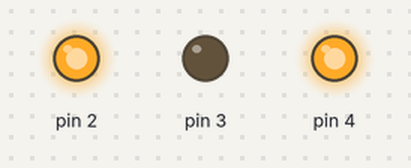
A sketch run on a simulated Arduino Uno, built with avr-gcc and run on an emulated ATmega328P. On the bench: output pins drawn as LEDs (lit = HIGH).

Above: at 0.1 s.
At 0.9 s:
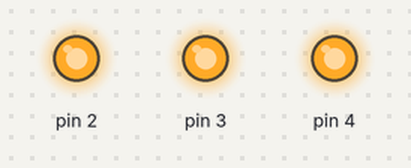
At 1.3 s:
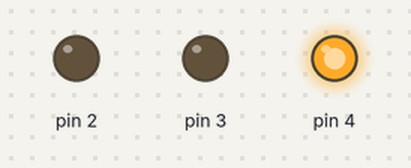
At 1.9 s:
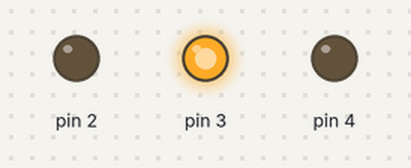
At 3.1 s:
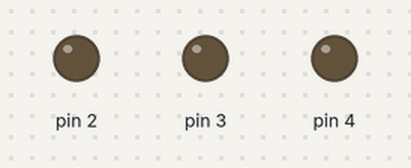
At 4.3 s:
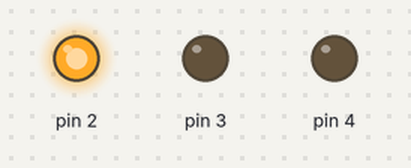
Timing chart, 0 to 4.6 s (numbered marks = the images above):
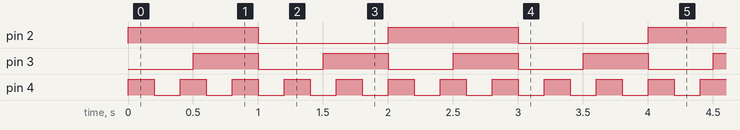

The sketch:

3BlinkLightStateMachine_Arduino.ino
```cpp
int LED_States[3][20] = {
  {1,1,1,1,1,1,1,1,1,1,0,0,0,0,0,0,0,0,0,0},
  {0,0,0,0,0,1,1,1,1,1,0,0,0,0,0,1,1,1,1,1},
  {1,1,0,0,1,1,0,0,1,1,0,0,1,1,0,0,1,1,0,0}
};

byte counter = 0;

void setup() {
  pinMode(2, OUTPUT);
  pinMode(3, OUTPUT);
  pinMode(4, OUTPUT);
}


void loop() {
  for (byte LED = 0; LED <= 2; LED++){
    if (LED_States[LED][counter] == 1){
      digitalWrite(LED +2, HIGH);
    } else {
      digitalWrite(LED +2, LOW);
    }
  }
  counter++;
  if (counter > 19){
    counter = 0;
  }
  delay(100);
}
```

Measured:
- by itself, pin 2: alternates HIGH for 1.0 s and LOW for 1.0 s
- by itself, pin 3: alternates HIGH for 0.50 s and LOW for 0.50 s
- by itself, pin 4: alternates HIGH for 0.20 s and LOW for 0.20 s
